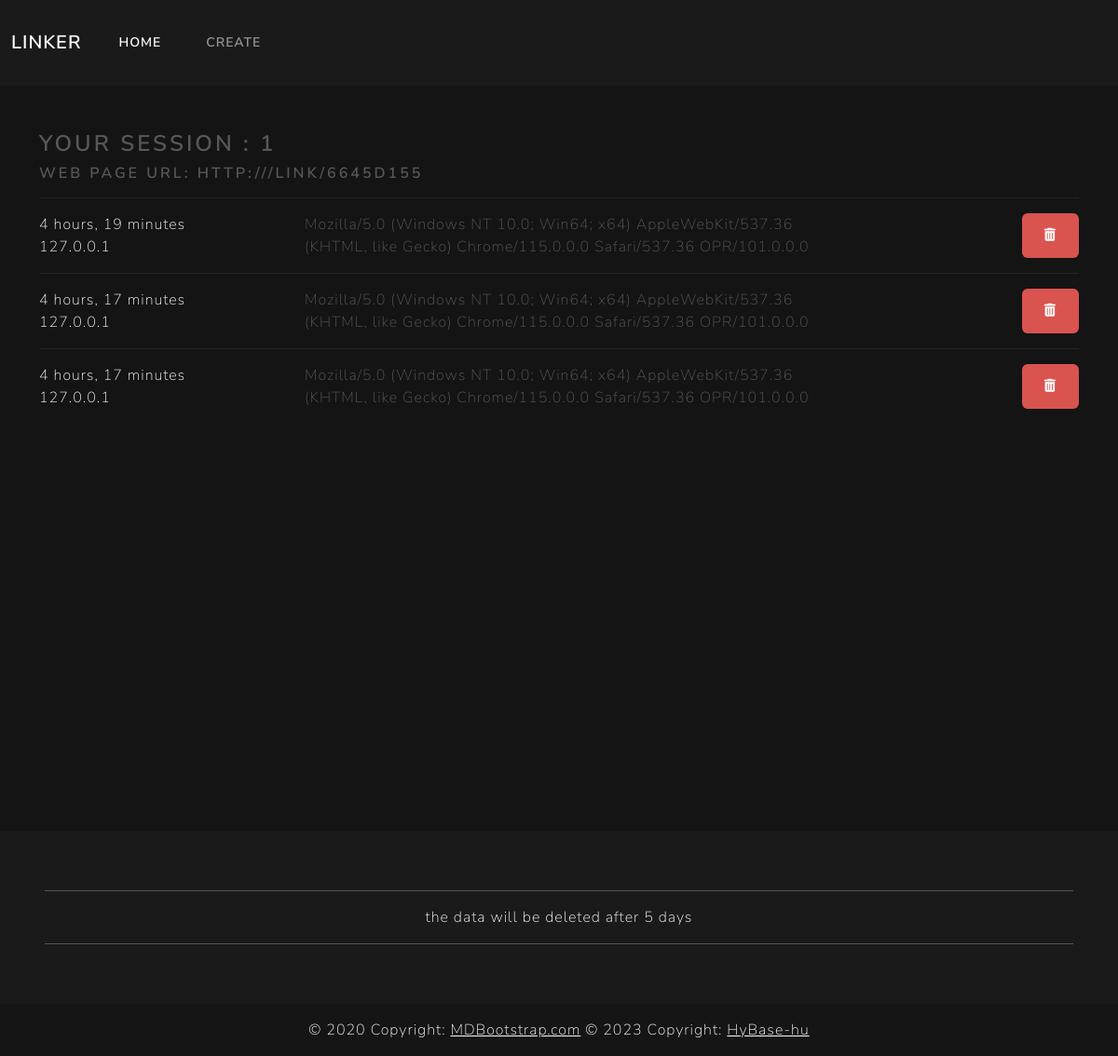
Screenshot of /show/e271622eed7e4a9fa44304491cb2e5e5 (signed in) with the database file from the repository.
### web_pages/models.py (models this page shows)
class WebPage(models.Model):
    id = models.UUIDField(primary_key=True, default=uuid.uuid4, editable=False)
    browser_session = models.CharField(max_length=100)
    href_to = models.CharField(max_length=200)
    link = models.CharField(max_length=200,blank=True,null=True)
    created_at = models.DateTimeField(auto_now_add=True)

class WebRequest(models.Model):
    web_page = models.ForeignKey(WebPage, on_delete=models.CASCADE, related_name="web_requests")
    created_at = models.DateTimeField(auto_now_add=True)
    header = models.TextField()
    ip = models.CharField(max_length=60)
    country = models.CharField(blank=True,null=True,max_length=100)
    city = models.CharField(blank=True,null=True,max_length=100)
    isp = models.CharField(blank=True,null=True,max_length=100)
    region_name = models.CharField(blank=True,null=True,max_length=100)
    location = models.CharField(max_length=200, blank=True, null=True)

### web_pages/views.py (the view)
# urls.py: path('show/<str:id>', show_request, name='show_request'),
def show_request(request, id):
    web_page = WebPage.objects.get(id=id)
    objs = web_page.web_requests.all()
    uid = request.session.get("uid")
    context = {
        "web_page": web_page,
        "objs": objs,
        'uid': uid,
    }
    return render(request, 'web_pages/requests.html', context)

### templates/web_pages/requests.html (shortened to what this page needs)
{% extends 'base.html' %}
{% block content %}
<h3 class="text-secondary text-break">Your Session : {{uid}}</h3>
<h5 class="text-secondary text-break">web page url: {{ request.scheme }}://{{ request.META.HTTP_HOST }}/link/{{web_page.link}}</h5>
{% for obj in objs %}
    <hr>
    <div class="row">
        <div class="col-lg-3 text-light">
            <div>{{obj.created_at|timesince}}</div>
            <div class="">{{obj.ip}}</div>
        </div>
        <div class="col col-lg-6 text-break">{{obj.header}}</div>
        <div class="col text-end">
            <a href="{% url 'remove_request' obj.pk %}" class="btn btn-danger"><i class="fa-solid fa-trash-can"></i></a>
        </div>
    </div>
{% endfor %}
{% endblock content %}

### linker/static/css/main.css (style rules this page uses)
body { background-color:#141414; min-height:100vh; }

### rows the page displays
WebPage: link "6645D155"
WebRequest: created_at "4 hours, 19 minutes", ip "127.0.0.1", header "Mozilla/5.0 (Windows NT 10.0; Win64; x64) AppleWebKit/537.36 (KHTML, like Gecko) Chrome/115.0.0.0 Safari/537.36 OPR/101.0.0.0"
WebRequest: created_at "4 hours, 17 minutes", ip "127.0.0.1", header "Mozilla/5.0 (Windows NT 10.0; Win64; x64) AppleWebKit/537.36 (KHTML, like Gecko) Chrome/115.0.0.0 Safari/537.36 OPR/101.0.0.0"
WebRequest: created_at "4 hours, 17 minutes", ip "127.0.0.1", header "Mozilla/5.0 (Windows NT 10.0; Win64; x64) AppleWebKit/537.36 (KHTML, like Gecko) Chrome/115.0.0.0 Safari/537.36 OPR/101.0.0.0"

### other values shown
{{ uid }} "1"
{{ request.scheme }} "HTTP"
